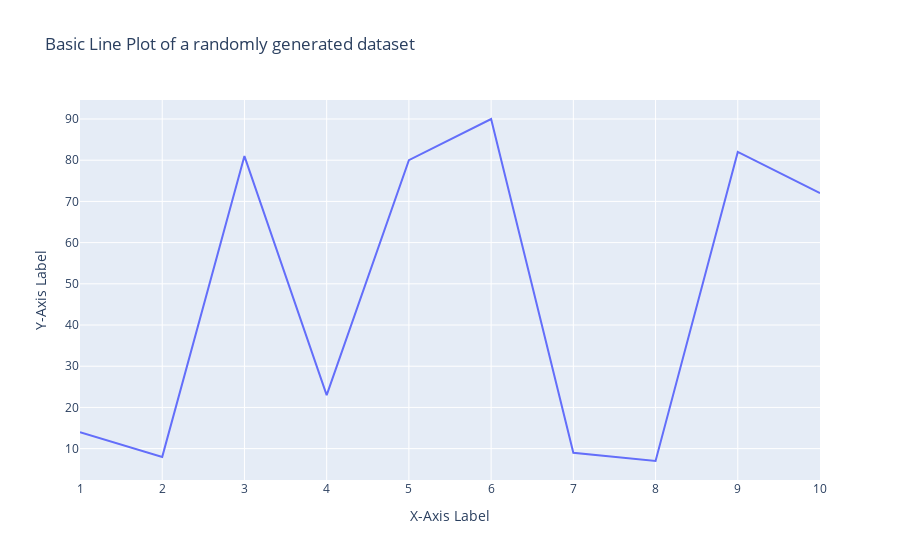

The notebook cell saved with this chart:
### Code cell
# Q 20 Using Plotly, create a basic line plot of a randomly generated dataset,
# label the axes, and set the title as 'Simple Line Plot'

import plotly.graph_objects as go
import numpy as np

x = np.arange(1, 11)  
y = np.random.randint(1, 100, size=10) 

fig = go.Figure()
fig.add_trace(go.Scatter(x=x, y=y, mode='lines', name='Random Data'))

fig.update_layout(
    title="Basic Line Plot of a randomly generated dataset",
    xaxis_title="X-Axis Label",
    yaxis_title="Y-Axis Label"
)

fig.show()

### Figure 1 — Plotly figure (JSON) as saved in the notebook; plotly's stock layout.template omitted (floating-point values rounded to 4 significant figures)
{"data": [{"mode": "lines", "name": "Random Data", "type": "scatter", "x": [1, 2, 3, 4, 5, 6, 7, 8, 9, 10], "y": [14, 8, 81, 23, 80, 90, 9, 7, 82, 72]}], "layout": {"autosize": true, "title": {"text": "Basic Line Plot of a randomly generated dataset"}, "xaxis": {"autorange": true, "range": [1, 10], "title": {"text": "X-Axis Label"}, "type": "linear"}, "yaxis": {"autorange": true, "range": [2.389, 94.61], "title": {"text": "Y-Axis Label"}, "type": "linear"}}}
